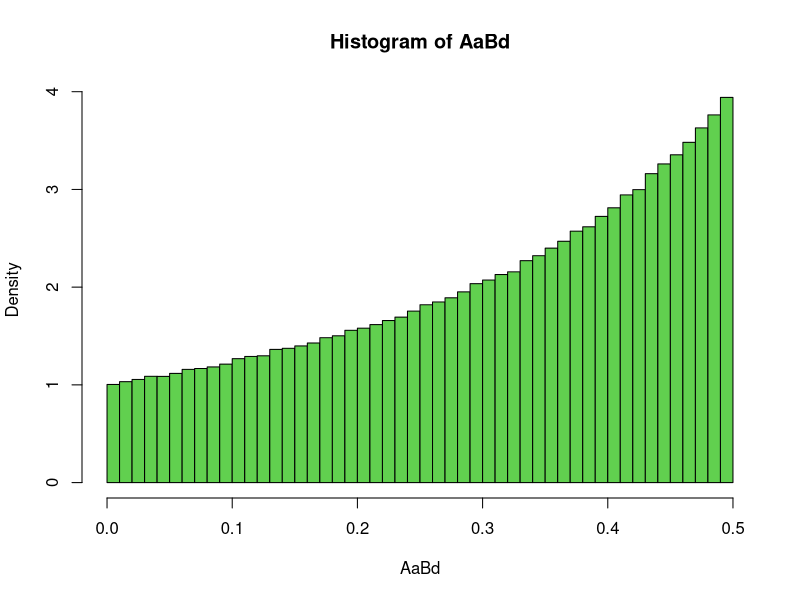

Write R code to recreate this figure.
########################################################################
#Chapter 2
(getwd())  #Confirmation of working directory

#Figure 2.1: Posterior Distribution of the Probability of Pardon
set.seed(1234)                                  # Random seed
nod <- 1000000                                  # Number of random samples
BdAa <- runif(nod)                              # Setting a uniform distribution for f(Bd|Aa) in 2.4.5
AaBd <- BdAa / (BdAa + 1)                       # Probability that Prisoner A is pardoned (Equation 2.34)
mean(AaBd)                                      # Estimated Expected A Posteriori (EAP)
median(AaBd)                                    # Estimated Median (MED)
hist(AaBd, breaks = 50, freq = FALSE, col = 3)  # Posterior distribution, MAP estimate = 0.5

########################################################################
#Chapter 2, Section 2.6, Exercise
#(For data with mean 31.044 and standard deviation 2.068 as shown in Table 1.3)

##1
round(dnorm(28, 31.044, 2.068), 4)
round(dnorm(32, 31.044, 2.068), 4)

##2
1 - round(pnorm(33, 31.044, 2.068), 4)

##3
round(pnorm(34, 31.044, 2.068) - pnorm(28, 31.044, 2.068), 4)

##4
round(31.044 - 1.96 * 2.068, 2)
round(31.044 + 1.96 * 2.068, 2)

##5
round(qnorm(0.95, 31.044, 2.068), 4)
round(qnorm(0.025, 31.044, 2.068), 4)

##6
round(qnorm(0.25, 31.044, 2.068), 2)
round(qnorm(0.5, 31.044, 2.068), 2)
round(qnorm(0.75, 31.044, 2.068), 2)

########################################################################
#Chapter 2, Section 2.7, Practical assignments
(0.15 * 0.5) / ((0.15 * 0.5) + (0.02 * (1 - 0.5)))
(0.22 * 0.8823529) / ((0.22 * 0.8823529) + (0.01 * (1 - 0.8823529)))
(0.25 * 0.9939759) / ((0.25 * 0.9939759) + (0.01 * (1 - 0.9939759)))
